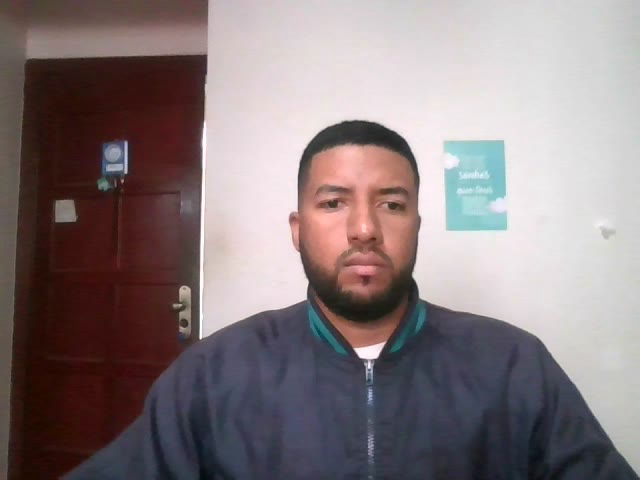
#> input picture frame 18 of nb03/video-saved-v1.avi, 640 x 480 px, given in place of video-gray-v2.avi, which was not available
$ python convert-gray.py
#> lines starting #> are read from the running program, lines starting #| are printed output that depends on the picture
import cv2

cap = cv2.VideoCapture('nb03/video-gray-v2.avi')

while(cap.isOpened()):
    ret, frame = cap.read()
#> frame is the input picture: shape (480, 640, 3); mean B, G, R 125.8, 123.5, 136
    gray = cv2.cvtColor(frame, cv2.COLOR_BGR2GRAY)
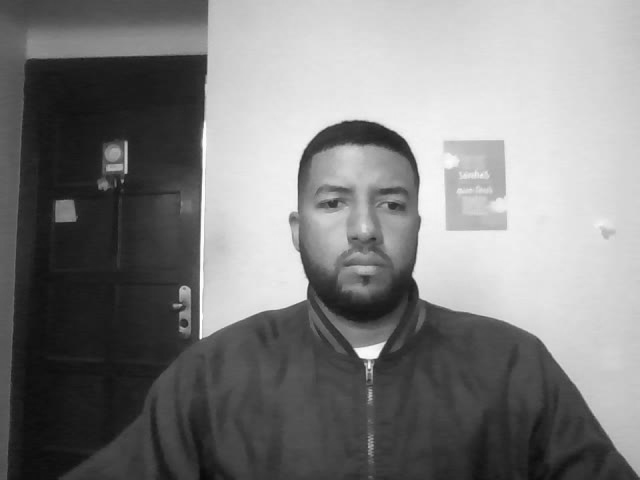
#> gray: shape (480, 640); min 9, max 255, mean 127.5
    cv2.imshow('frame', gray)
    if cv2.waitKey(1) & 0xFF == ord('q'):
#> (key q is pressed here)
        break

cap.release()
cv2.destroyAllWindows()

$ run again, starting later in the video
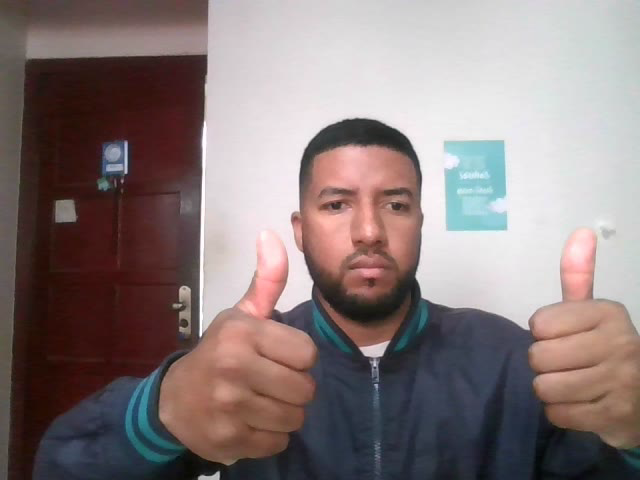
#> input picture frame 83 of nb03/video-saved-v1.avi, 640 x 480 px, given in place of video-gray-v2.avi, which was not available
#> frame is the input picture: shape (480, 640, 3); mean B, G, R 122.7, 123, 136.6
#> `gray = cv2.cvtColor(frame, cv2.COLOR_BGR2GRAY)`:
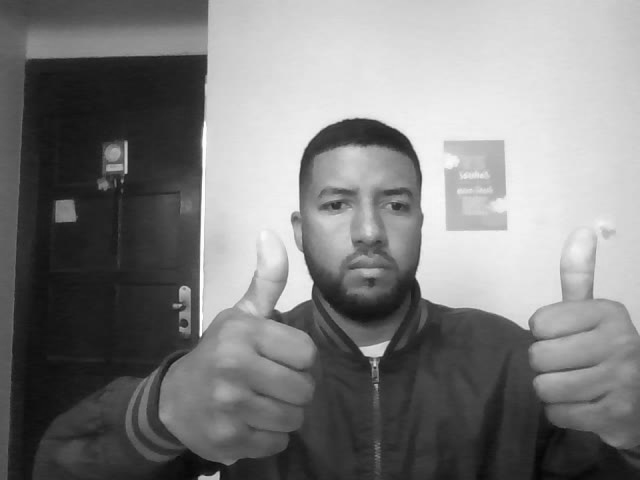
#> gray: shape (480, 640); min 5, max 255, mean 127

$ run again, starting later in the video
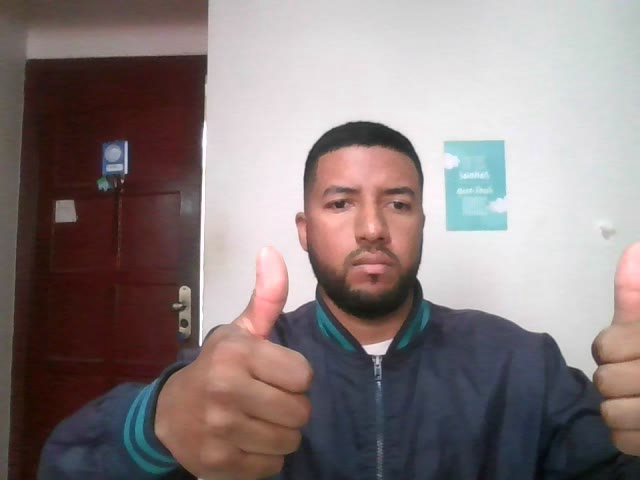
#> input picture frame 148 of nb03/video-saved-v1.avi, 640 x 480 px, given in place of video-gray-v2.avi, which was not available
#> frame is the input picture: shape (480, 640, 3); mean B, G, R 125.7, 125.3, 137.6
#> `gray = cv2.cvtColor(frame, cv2.COLOR_BGR2GRAY)`:
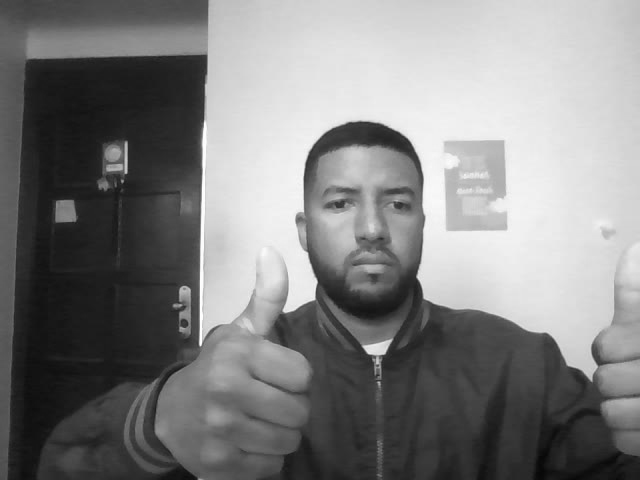
#> gray: shape (480, 640); min 7, max 255, mean 129
